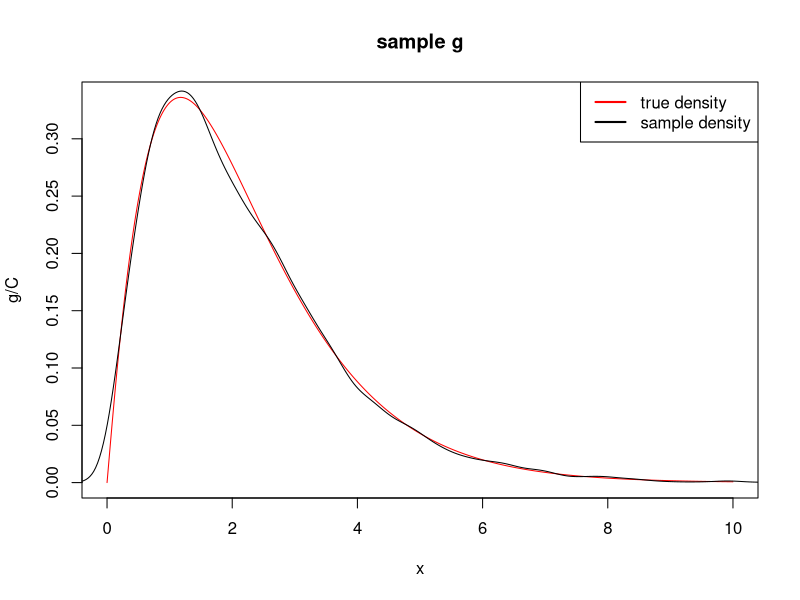
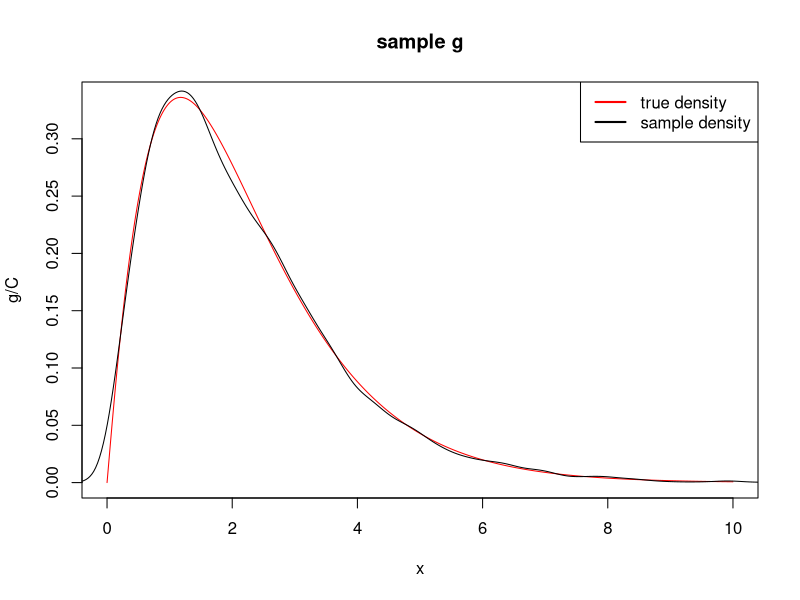
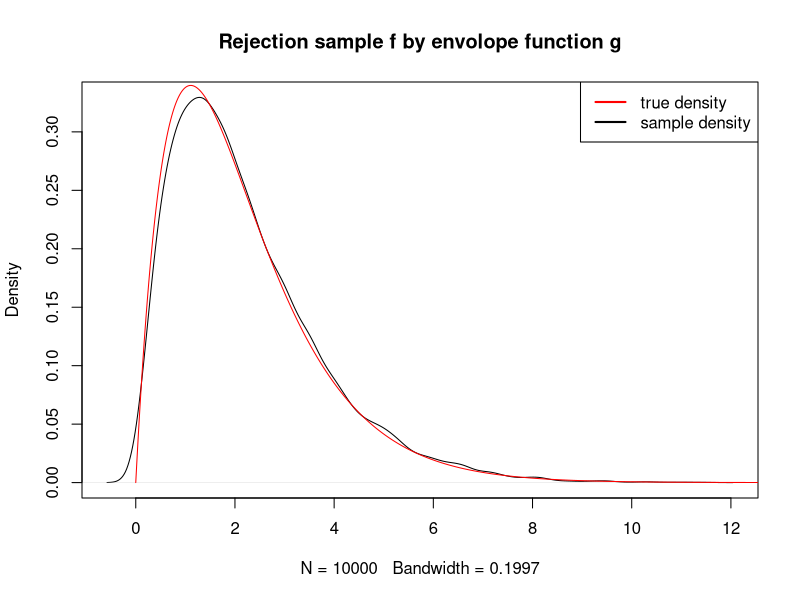
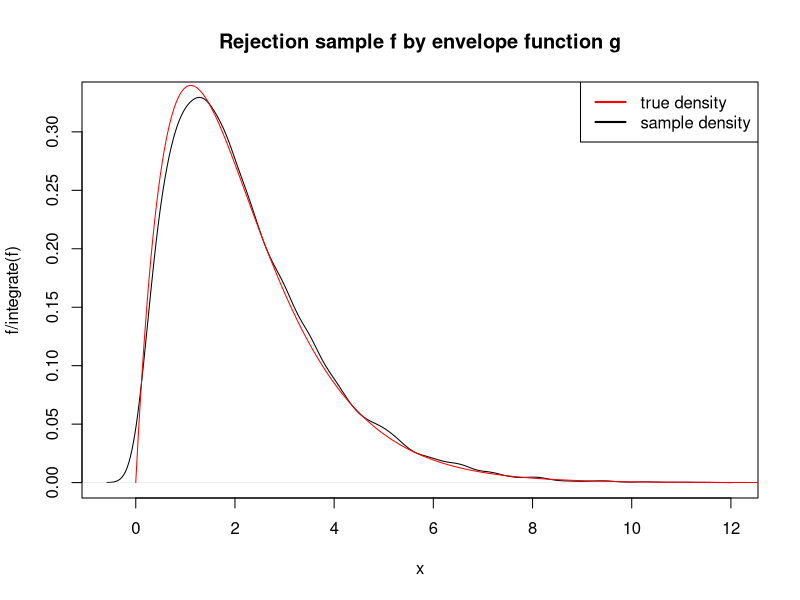
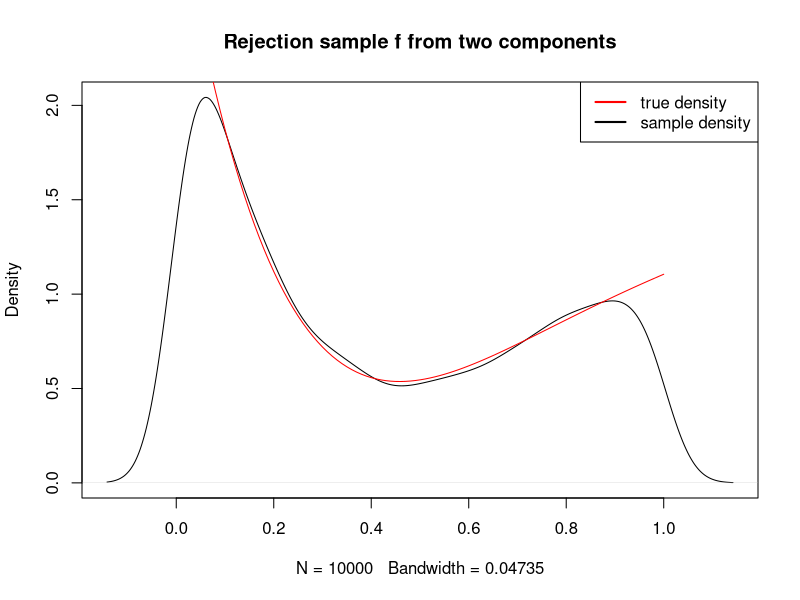
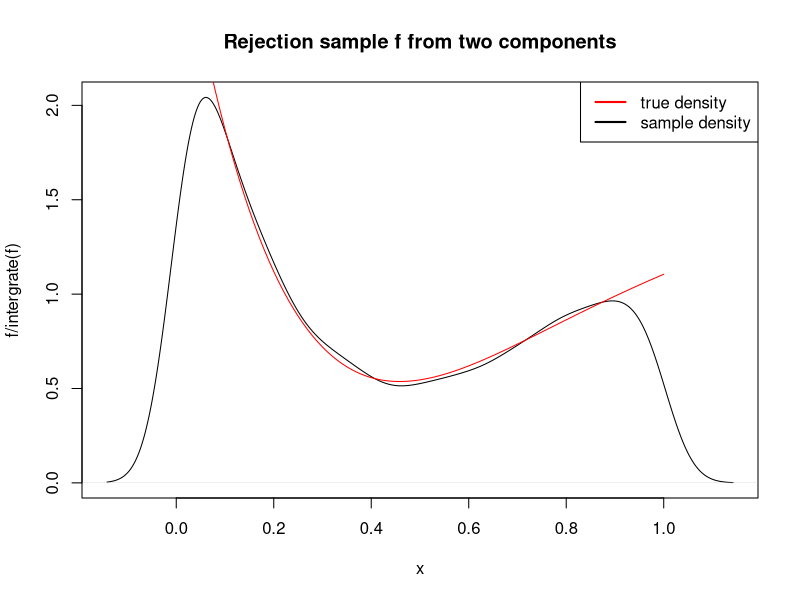
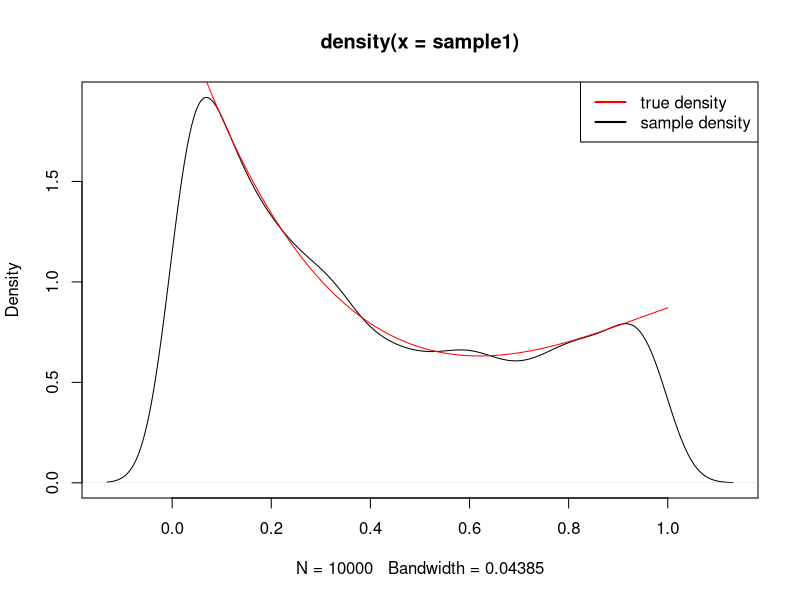
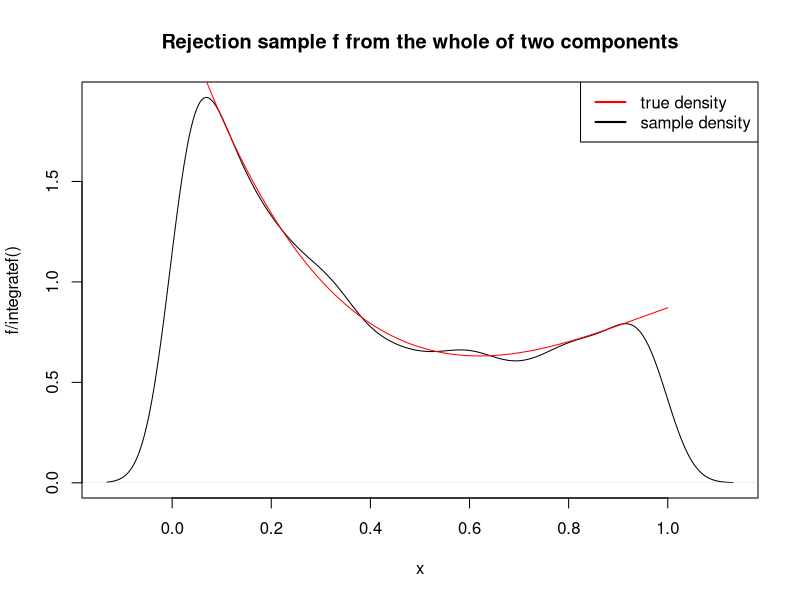

Here is the R script that generated these plots, in order:
## ---- chunk 1

theta <- 2
C <- 2 * gamma(theta) + gamma(theta + 1/2)
cc <- 2+(3/4)*(pi^0.5)
g <- function(x){
  (2*x+x^1.5)*exp(-x)/C
}

a <- function(x) {
  return(integrate(g,lower = 0,upper = x)$value-u)
}

#result <- uniroot(a,c(0,10))$root
sample1 <- c()
for (i in 1:10000){
  u <- runif(1,0,1)
  result <- uniroot(a,c(0,20))
  sample1 <- c(sample1,result$root)
}
#sample1 <- sample1
sample2 <- density(sample1)

ga <- function(x){
  (2*x+x^1.5)*exp(-x)
}

x <- seq(0,10,0.001)
tru <- sapply(x,g)

plot(x,tru,type='l',col='red',main='sample g',xlab = 'x',ylab='g/C')
lines(sample2)
legend('topright', c('true density','sample density'), lwd = 2, col = c('red','black'))
## ---- chunk 2
plot(x,tru,type='l',col='red',main='sample g',xlab = 'x',ylab='g/C')
lines(sample2)
legend('topright', c('true density','sample density'), lwd = 2, col = c('red','black'))
## ---- chunk 3

theta <- 2
C <- 1 / (2 * gamma(theta) + gamma(theta + 1/2))
g <- function(x){
  C*(2*x+x^1.5)*exp(-x)
}

a <- function(x) {
  return(integrate(g,lower = 0,upper = x)$value-u)
}

textfu <- function(x){
  return((x+4)^0.5*x*exp(-x))
}

k <- integrate(textfu,lower = 0,upper = 20)$value
sample3 <- array()
for(i in 1:10000){
  diff <- 1
  while(diff>0){
    u <- runif(1)
    result <- uniroot(a,c(0,20))
    u1 <- runif(1)
    diff <- u1-textfu(result$root)/g(result$root)
  }
  sample3[i] <- result$root
}

xx <- density(sample3)
sa <- seq(0,20,0.01)
saa <- sapply(sa,textfu)
plot(xx,main='Rejection sample f by envolope function g')
lines(sa,saa/k,col='red')
legend('topright', c('true density','sample density'), lwd = 2, col = c('red','black'))
## ---- chunk 4
plot(xx,main='Rejection sample f by envelope function g',xlab='x',ylab = 'f/integrate(f)')
lines(sa,saa/k,col='red')
legend('topright', c('true density','sample density'), lwd = 2, col = c('red','black'))
## ---- chunk 5
theta <- 3
beta <- 6

C1 <- 0.4
C2 <- 0.475

q1 <- function(x) x^(theta-1)/(1+x^2)

q2 <- function(x) ((2+x^2)^0.5)*(1-x)^(beta-1)

target <- function(x){
  return(q1(x)+q2(x))
}

k <- integrate(target,0,1)$value

g1 <- function(x) x^(theta-1)*theta

inverse_fun_g1 <- function(x){
  return(integrate(g1,0,x)$value-u)
}

g2 <- function(x) beta*(1-x)^(beta-1)

inverse_fun_g2 <- function(x){
  return(integrate(g2,0,x)$value-u)
}

sample1 <- array()


for(i in 1:10000){
  u1 <- runif(1)
  diff <- 1
  if (u1<C1/(C1+C2)){
    while(diff>0){
      u <- runif(1)
      result <- uniroot(inverse_fun_g1,c(0,1))$root
      u2 <- runif(1)
      diff <- u2-q1(result)/(C1*g1(result))
    }
    sample1[i] <- result
    }else {
      while(diff>0){
        u <- runif(1)
        result <- uniroot(inverse_fun_g2,c(0,1))$root
        u2 <- runif(1)
        diff <- u2-q2(result)/(C2*g2(result))
      }
      sample1[i] <- result
  }
}

sample2 <- density(sample1)
sa <- seq(0,1,0.01)
saa <- sapply(sa, target)
plot(sample2,main='Rejection sample f from two components')
lines(sa,saa/k,col='red')
legend('topright', c('true density','sample density'), lwd = 2, col = c('red','black'))
## ---- chunk 6
plot(sample2,main='Rejection sample f from two components',xlab='x',ylab = 'f/intergrate(f)')
lines(sa,saa/k,col='red')
legend('topright', c('true density','sample density'), lwd = 2, col = c('red','black'))
## ---- chunk 7
theta <- 3
beta <- 4


C1 <- 1/theta
C2 <- 3^(0.5)/beta

q1 <- function(x) x^(theta-1)/(1+x^2)

q2 <- function(x) ((2+x^2)^0.5)*(1-x)^(beta-1)

target <- function(x){
  return(q1(x)+q2(x))
}

g1 <- function(x) x^(theta-1)*theta
g2 <- function(x) beta*(1-x)^(beta-1)
g <- function(x){
  return((g1(x)+g2(x))/2)
}

inverse_fun_g <- function(x){
  return(integrate(g,0,x)$value-u)
}

k <- integrate(target,0,1)$value

sample1 <- array()
for(i in 1:10000){
  diff <- 1
  while(diff>0){
    u <- runif(1)
    result <- uniroot(inverse_fun_g,c(0,1))$root
    u1 <- runif(1)
    diff <- u1-target(result)/g(result)
  }
  sample1[i] <- result
}

sample2 <- density(sample1)
sa <- seq(0,1,0.01)
saa <- sapply(sa, target)
plot(sample2)
lines(sa,saa/k,col='red')
legend('topright', c('true density','sample density'), lwd = 2, col = c('red','black'))
## ---- chunk 8
plot(sample2,main='Rejection sample f from the whole of two components',xlab = 'x',ylab = 'f/integratef()')
lines(sa,saa/k,col='red')
legend('topright', c('true density','sample density'), lwd = 2, col = c('red','black'))
